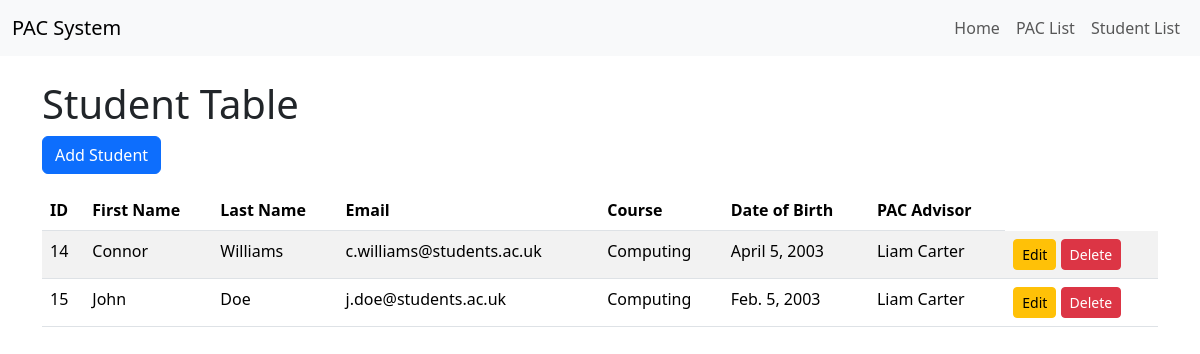
Page /student_list/ on the earlier database version.
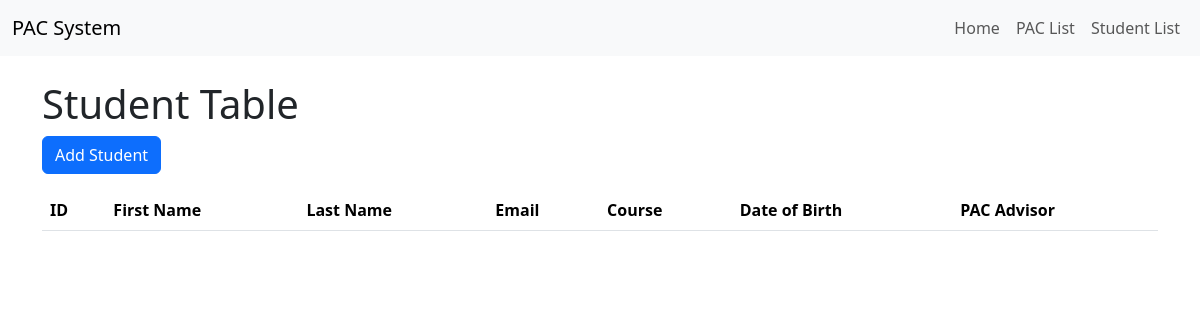
Same page on the later database version.
### pacsystem/models.py (models this page shows, shortened)
class StudentTable(models.Model):
    StudentID = models.AutoField(primary_key=True)
    PacID = models.ForeignKey(PacTable, on_delete=models.SET_NULL, null=True, blank=True)
    FirstName = models.CharField(max_length=64, null=False)
    LastName = models.CharField(max_length=64, null=False)
    Email = models.EmailField(max_length=255, null=False)
    Course = models.CharField(max_length=64, null=False)
    DOB = models.DateField(null=False)

class PacTable(models.Model):
    PacID = models.AutoField(primary_key=True)
    FirstName = models.CharField(max_length=64, null=False)
    LastName = models.CharField(max_length=64, null=False)
    Email = models.EmailField(max_length=255, null=False)
    Department = models.CharField(max_length=64, null=False)

### pacsystem/views.py (the view)
# urls.py: path('student_list/', view=views.student_view, name='student_view'),
def student_view(request):
    students = StudentTable.objects.all()
    context = {'students': students}
    return render(request, 'studentpac/student.html', context)

### pacsystem/templates/studentpac/student.html (shortened to what this page needs)
{% extends 'studentpac/base.html' %}
{% block content %}
<h1>Student Table</h1>
<a href="{% url 'add_student' %}" class="btn btn-primary mb-3">Add Student</a>
<table class="table table-striped">
    <thead>
    <tr>
        <th>ID</th>
        <th>First Name</th>
        <th>Last Name</th>
        <th>Email</th>
        <th>Course</th>
        <th>Date of Birth</th>
        <th>PAC Advisor</th>
    </tr>
    </thead>
    <tbody>
    {% for student in students %}
    <tr>
        <td>{{ student.StudentID }}</td>
        <td>{{ student.FirstName }}</td>
        <td>{{ student.LastName }}</td>
        <td>{{ student.Email }}</td>
        <td>{{ student.Course }}</td>
        <td>{{ student.DOB }}</td>
        <td>{{ student.PacID.FirstName }} {{ student.PacID.LastName }}</td>
        <td>
            <a href="{% url 'edit_student' student.StudentID %}" class="btn btn-sm btn-warning">Edit</a>
            <a href="{% url 'delete_student' student.StudentID %}" class="btn btn-sm btn-danger">Delete</a>
        </td>
    </tr>
    {% endfor %}
    </tbody>
</table>
{% endblock %}

Differences in the rows shown:
removed StudentTable: StudentID "14", FirstName "Connor", LastName "Williams", Email "c.williams@students.ac.uk", Course "Computing", DOB "April 5, 2003", PacID.FirstName "Liam", PacID.LastName "Carter"
removed StudentTable: StudentID "15", FirstName "John", LastName "Doe", Email "j.doe@students.ac.uk", Course "Computing", DOB "Feb. 5, 2003", PacID.FirstName "Liam", PacID.LastName "Carter"
